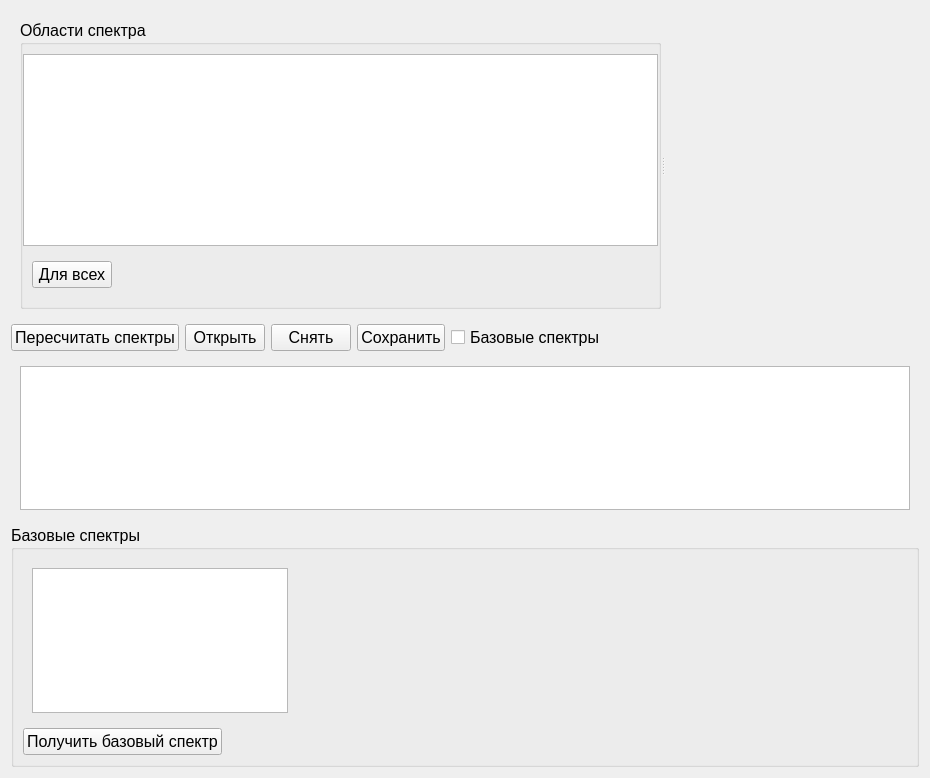
<?xml version="1.0" encoding="UTF-8"?>
<ui version="4.0">
 <class>SPRSpectrumListTableWidget</class>
 <widget class="QWidget" name="SPRSpectrumListTableWidget">
  <property name="geometry">
   <rect>
    <x>0</x>
    <y>0</y>
    <width>930</width>
    <height>778</height>
   </rect>
  </property>
  <property name="sizePolicy">
   <sizepolicy hsizetype="Preferred" vsizetype="Preferred">
    <horstretch>0</horstretch>
    <verstretch>0</verstretch>
   </sizepolicy>
  </property>
  <property name="maximumSize">
   <size>
    <width>16777215</width>
    <height>1020</height>
   </size>
  </property>
  <property name="font">
   <font>
    <family>Tahoma</family>
    <pointsize>12</pointsize>
   </font>
  </property>
  <property name="windowTitle">
   <string>Form</string>
  </property>
  <layout class="QVBoxLayout" name="verticalLayout_3">
   <item>
    <widget class="QWidget" name="widget" native="true">
     <layout class="QHBoxLayout" name="horizontalLayout_2">
      <item>
       <widget class="QSplitter" name="splitter">
        <property name="orientation">
         <enum>Qt::Horizontal</enum>
        </property>
        <widget class="QGroupBox" name="gbSpectrumElements">
         <property name="sizePolicy">
          <sizepolicy hsizetype="Minimum" vsizetype="Preferred">
           <horstretch>0</horstretch>
           <verstretch>0</verstretch>
          </sizepolicy>
         </property>
         <property name="title">
          <string>Области спектра</string>
         </property>
         <layout class="QVBoxLayout" name="verticalLayout_2">
          <property name="leftMargin">
           <number>0</number>
          </property>
          <property name="rightMargin">
           <number>0</number>
          </property>
          <item>
           <widget class="SPRSpectrumZonesTable" name="tRangesChannel">
            <property name="sizePolicy">
             <sizepolicy hsizetype="Minimum" vsizetype="Minimum">
              <horstretch>0</horstretch>
              <verstretch>0</verstretch>
             </sizepolicy>
            </property>
            <property name="dragEnabled">
             <bool>true</bool>
            </property>
            <property name="dragDropOverwriteMode">
             <bool>false</bool>
            </property>
            <property name="dragDropMode">
             <enum>QAbstractItemView::DragDrop</enum>
            </property>
            <property name="alternatingRowColors">
             <bool>true</bool>
            </property>
            <property name="selectionMode">
             <enum>QAbstractItemView::SingleSelection</enum>
            </property>
            <property name="selectionBehavior">
             <enum>QAbstractItemView::SelectColumns</enum>
            </property>
            <attribute name="horizontalHeaderShowSortIndicator" stdset="0">
             <bool>false</bool>
            </attribute>
           </widget>
          </item>
          <item>
           <widget class="QWidget" name="widget_2" native="true">
            <layout class="QHBoxLayout" name="horizontalLayout_4">
             <item>
              <widget class="QPushButton" name="pushButton">
               <property name="sizePolicy">
                <sizepolicy hsizetype="Preferred" vsizetype="Preferred">
                 <horstretch>0</horstretch>
                 <verstretch>0</verstretch>
                </sizepolicy>
               </property>
               <property name="text">
                <string>Для всех</string>
               </property>
               <property name="icon">
                <iconset resource="icons.qrc">
                 <normaloff>:/icons/icons/b_Equialent.png</normaloff>:/icons/icons/b_Equialent.png</iconset>
               </property>
               <property name="iconSize">
                <size>
                 <width>32</width>
                 <height>32</height>
                </size>
               </property>
              </widget>
             </item>
             <item>
              <spacer name="horizontalSpacer">
               <property name="orientation">
                <enum>Qt::Horizontal</enum>
               </property>
               <property name="sizeHint" stdset="0">
                <size>
                 <width>0</width>
                 <height>20</height>
                </size>
               </property>
              </spacer>
             </item>
            </layout>
           </widget>
          </item>
          <item>
           <spacer name="verticalSpacer">
            <property name="orientation">
             <enum>Qt::Vertical</enum>
            </property>
            <property name="sizeHint" stdset="0">
             <size>
              <width>20</width>
              <height>40</height>
             </size>
            </property>
           </spacer>
          </item>
         </layout>
        </widget>
        <widget class="QwtPlot" name="qwtPlot">
         <property name="sizePolicy">
          <sizepolicy hsizetype="Maximum" vsizetype="MinimumExpanding">
           <horstretch>0</horstretch>
           <verstretch>0</verstretch>
          </sizepolicy>
         </property>
        </widget>
       </widget>
      </item>
     </layout>
    </widget>
   </item>
   <item>
    <layout class="QHBoxLayout" name="horizontalLayout_3">
     <item>
      <widget class="QPushButton" name="pushButton_5">
       <property name="text">
        <string>Пересчитать спектры</string>
       </property>
       <property name="icon">
        <iconset resource="icons.qrc">
         <normaloff>:/icons/icons/b_refresh_green.png</normaloff>:/icons/icons/b_refresh_green.png</iconset>
       </property>
      </widget>
     </item>
     <item>
      <widget class="QPushButton" name="pushButton_2">
       <property name="text">
        <string>Открыть</string>
       </property>
       <property name="icon">
        <iconset resource="icons.qrc">
         <normaloff>:/icons/icons/b_Open.png</normaloff>:/icons/icons/b_Open.png</iconset>
       </property>
      </widget>
     </item>
     <item>
      <widget class="QPushButton" name="pushButton_3">
       <property name="text">
        <string>Снять</string>
       </property>
       <property name="icon">
        <iconset resource="icons.qrc">
         <normaloff>:/icons/icons/b_Get_Spectrum.png</normaloff>:/icons/icons/b_Get_Spectrum.png</iconset>
       </property>
       <property name="iconSize">
        <size>
         <width>18</width>
         <height>18</height>
        </size>
       </property>
      </widget>
     </item>
     <item>
      <widget class="QPushButton" name="pushButton_4">
       <property name="text">
        <string>Сохранить</string>
       </property>
       <property name="icon">
        <iconset resource="icons.qrc">
         <normaloff>:/icons/icons/b_Save.png</normaloff>:/icons/icons/b_Save.png</iconset>
       </property>
      </widget>
     </item>
     <item>
      <widget class="QCheckBox" name="cbBasetSpectrumVisible">
       <property name="text">
        <string>Базовые спектры</string>
       </property>
      </widget>
     </item>
     <item>
      <spacer name="horizontalSpacer_5">
       <property name="orientation">
        <enum>Qt::Horizontal</enum>
       </property>
       <property name="sizeHint" stdset="0">
        <size>
         <width>40</width>
         <height>20</height>
        </size>
       </property>
      </spacer>
     </item>
    </layout>
   </item>
   <item>
    <widget class="QWidget" name="widget_4" native="true">
     <property name="sizePolicy">
      <sizepolicy hsizetype="Preferred" vsizetype="Preferred">
       <horstretch>0</horstretch>
       <verstretch>0</verstretch>
      </sizepolicy>
     </property>
     <layout class="QHBoxLayout" name="horizontalLayout">
      <item>
       <widget class="SPRSpectrumListTable" name="tListSpectrumItem">
        <property name="sizePolicy">
         <sizepolicy hsizetype="Preferred" vsizetype="Preferred">
          <horstretch>0</horstretch>
          <verstretch>0</verstretch>
         </sizepolicy>
        </property>
        <property name="selectionBehavior">
         <enum>QAbstractItemView::SelectRows</enum>
        </property>
       </widget>
      </item>
     </layout>
    </widget>
   </item>
   <item>
    <widget class="QGroupBox" name="gbBasetSpectrums">
     <property name="sizePolicy">
      <sizepolicy hsizetype="Preferred" vsizetype="Preferred">
       <horstretch>0</horstretch>
       <verstretch>0</verstretch>
      </sizepolicy>
     </property>
     <property name="title">
      <string>Базовые спектры</string>
     </property>
     <layout class="QVBoxLayout" name="verticalLayout">
      <item>
       <widget class="QWidget" name="widget_5" native="true">
        <layout class="QHBoxLayout" name="horizontalLayout_5">
         <item>
          <widget class="SPRSpectrumBasedListTable" name="tListBasedSpectrumItem">
           <property name="sizePolicy">
            <sizepolicy hsizetype="Preferred" vsizetype="Preferred">
             <horstretch>0</horstretch>
             <verstretch>0</verstretch>
            </sizepolicy>
           </property>
           <property name="minimumSize">
            <size>
             <width>0</width>
             <height>0</height>
            </size>
           </property>
          </widget>
         </item>
         <item>
          <spacer name="horizontalSpacer_3">
           <property name="orientation">
            <enum>Qt::Horizontal</enum>
           </property>
           <property name="sizeHint" stdset="0">
            <size>
             <width>40</width>
             <height>20</height>
            </size>
           </property>
          </spacer>
         </item>
        </layout>
       </widget>
      </item>
      <item>
       <widget class="QWidget" name="widget_6" native="true">
        <layout class="QHBoxLayout" name="horizontalLayout_6">
         <property name="leftMargin">
          <number>0</number>
         </property>
         <property name="topMargin">
          <number>0</number>
         </property>
         <property name="rightMargin">
          <number>0</number>
         </property>
         <property name="bottomMargin">
          <number>0</number>
         </property>
         <item>
          <widget class="QPushButton" name="bGetBaseSpectrum">
           <property name="text">
            <string>Получить базовый спектр</string>
           </property>
           <property name="icon">
            <iconset resource="icons.qrc">
             <normaloff>:/icons/icons/b_Get_Base_Spectrum.png</normaloff>:/icons/icons/b_Get_Base_Spectrum.png</iconset>
           </property>
           <property name="iconSize">
            <size>
             <width>32</width>
             <height>32</height>
            </size>
           </property>
          </widget>
         </item>
         <item>
          <spacer name="horizontalSpacer_4">
           <property name="orientation">
            <enum>Qt::Horizontal</enum>
           </property>
           <property name="sizeHint" stdset="0">
            <size>
             <width>40</width>
             <height>20</height>
            </size>
           </property>
          </spacer>
         </item>
        </layout>
       </widget>
      </item>
     </layout>
    </widget>
   </item>
  </layout>
 </widget>
 <customwidgets>
  <customwidget>
   <class>QwtPlot</class>
   <extends>QFrame</extends>
   <header>qwt_plot.h</header>
  </customwidget>
  <customwidget>
   <class>SPRSpectrumZonesTable</class>
   <extends>QTableWidget</extends>
   <header>sprspectrumzonestable.h</header>
  </customwidget>
  <customwidget>
   <class>SPRSpectrumListTable</class>
   <extends>QTableWidget</extends>
   <header>sprspectrumlisttable.h</header>
  </customwidget>
  <customwidget>
   <class>SPRSpectrumBasedListTable</class>
   <extends>QTableWidget</extends>
   <header>sprspectrumbasedlisttable.h</header>
  </customwidget>
 </customwidgets>
 <resources>
  <include location="icons.qrc"/>
 </resources>
 <connections>
  <connection>
   <sender>cbBasetSpectrumVisible</sender>
   <signal>toggled(bool)</signal>
   <receiver>gbBasetSpectrums</receiver>
   <slot>setVisible(bool)</slot>
   <hints>
    <hint type="sourcelabel">
     <x>610</x>
     <y>497</y>
    </hint>
    <hint type="destinationlabel">
     <x>464</x>
     <y>582</y>
    </hint>
   </hints>
  </connection>
 </connections>
</ui>
